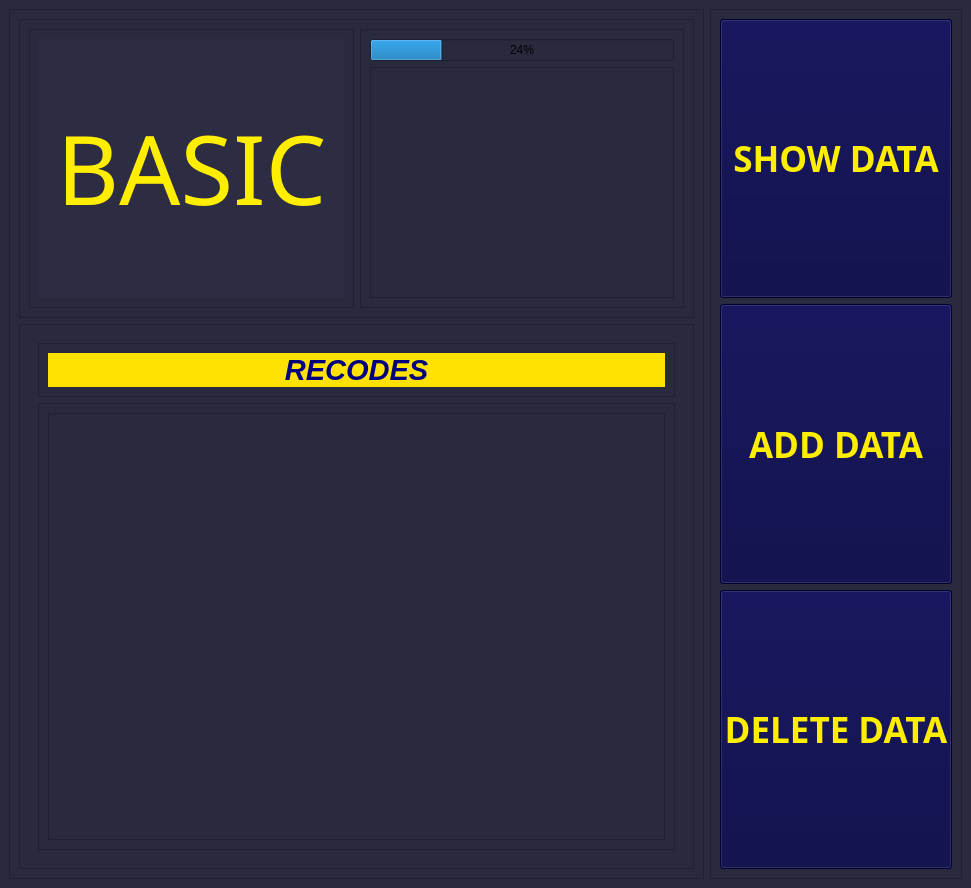
<?xml version="1.0" encoding="UTF-8"?>
<ui version="4.0">
 <class>app</class>
 <widget class="QMainWindow" name="app">
  <property name="geometry">
   <rect>
    <x>0</x>
    <y>0</y>
    <width>971</width>
    <height>888</height>
   </rect>
  </property>
  <property name="windowTitle">
   <string>app</string>
  </property>
  <property name="styleSheet">
   <string notr="true">background-color: rgb(42, 42, 62);</string>
  </property>
  <widget class="QWidget" name="centralwidget">
   <layout class="QHBoxLayout" name="horizontalLayout" stretch="3,1">
    <item>
     <widget class="QFrame" name="frame">
      <property name="frameShape">
       <enum>QFrame::Shape::StyledPanel</enum>
      </property>
      <property name="frameShadow">
       <enum>QFrame::Shadow::Raised</enum>
      </property>
      <layout class="QVBoxLayout" name="verticalLayout" stretch="1,3">
       <item>
        <widget class="QFrame" name="frame_3">
         <property name="frameShape">
          <enum>QFrame::Shape::StyledPanel</enum>
         </property>
         <property name="frameShadow">
          <enum>QFrame::Shadow::Raised</enum>
         </property>
         <layout class="QHBoxLayout" name="horizontalLayout_2" stretch="1,1">
          <item>
           <widget class="QFrame" name="frame_5">
            <property name="frameShape">
             <enum>QFrame::Shape::StyledPanel</enum>
            </property>
            <property name="frameShadow">
             <enum>QFrame::Shadow::Raised</enum>
            </property>
            <layout class="QHBoxLayout" name="horizontalLayout_3">
             <item>
              <widget class="QLabel" name="label">
               <property name="font">
                <font>
                 <family>Niagara Engraved</family>
                 <pointsize>72</pointsize>
                </font>
               </property>
               <property name="styleSheet">
                <string notr="true">background-color: rgba(46, 46, 68, 150);
color: rgb(255, 238, 0);</string>
               </property>
               <property name="text">
                <string>&lt;html&gt;&lt;head/&gt;&lt;body&gt;&lt;p align=&quot;center&quot;&gt;BASIC&lt;/p&gt;&lt;/body&gt;&lt;/html&gt;</string>
               </property>
              </widget>
             </item>
            </layout>
           </widget>
          </item>
          <item>
           <widget class="QFrame" name="frame_6">
            <property name="frameShape">
             <enum>QFrame::Shape::StyledPanel</enum>
            </property>
            <property name="frameShadow">
             <enum>QFrame::Shadow::Raised</enum>
            </property>
            <layout class="QVBoxLayout" name="verticalLayout_2">
             <item>
              <widget class="QProgressBar" name="proBar">
               <property name="value">
                <number>24</number>
               </property>
              </widget>
             </item>
             <item>
              <widget class="QGraphicsView" name="gv">
               <property name="minimumSize">
                <size>
                 <width>304</width>
                 <height>231</height>
                </size>
               </property>
              </widget>
             </item>
            </layout>
           </widget>
          </item>
         </layout>
        </widget>
       </item>
       <item>
        <widget class="QFrame" name="frame_4">
         <property name="frameShape">
          <enum>QFrame::Shape::StyledPanel</enum>
         </property>
         <property name="frameShadow">
          <enum>QFrame::Shadow::Raised</enum>
         </property>
         <layout class="QVBoxLayout" name="verticalLayout_4">
          <item>
           <widget class="QStackedWidget" name="stackedWidget">
            <property name="currentIndex">
             <number>0</number>
            </property>
            <widget class="QWidget" name="showData">
             <layout class="QVBoxLayout" name="verticalLayout_5">
              <item>
               <widget class="QFrame" name="frame_7">
                <property name="frameShape">
                 <enum>QFrame::Shape::StyledPanel</enum>
                </property>
                <property name="frameShadow">
                 <enum>QFrame::Shadow::Raised</enum>
                </property>
                <layout class="QHBoxLayout" name="horizontalLayout_9">
                 <item>
                  <widget class="QLabel" name="label_2">
                   <property name="whatsThis">
                    <string>&lt;html&gt;&lt;head/&gt;&lt;body&gt;&lt;p align=&quot;center&quot;&gt;&lt;span style=&quot; font-size:18pt; font-weight:700; font-style:italic;&quot;&gt;RECODES&lt;/span&gt;&lt;/p&gt;&lt;/body&gt;&lt;/html&gt;</string>
                   </property>
                   <property name="styleSheet">
                    <string notr="true">background-color: rgb(255, 225, 2);
color: rgb(0, 0, 127);</string>
                   </property>
                   <property name="text">
                    <string>&lt;html&gt;&lt;head/&gt;&lt;body&gt;&lt;p align=&quot;center&quot;&gt;&lt;span style=&quot; font-size:22pt; font-weight:700; font-style:italic;&quot;&gt;RECODES&lt;/span&gt;&lt;/p&gt;&lt;/body&gt;&lt;/html&gt;</string>
                   </property>
                  </widget>
                 </item>
                </layout>
               </widget>
              </item>
              <item>
               <widget class="QScrollArea" name="scrollArea">
                <property name="widgetResizable">
                 <bool>true</bool>
                </property>
                <widget class="QWidget" name="scrollAreaWidgetContents_2">
                 <property name="geometry">
                  <rect>
                   <x>0</x>
                   <y>0</y>
                   <width>609</width>
                   <height>439</height>
                  </rect>
                 </property>
                 <layout class="QHBoxLayout" name="horizontalLayout_4">
                  <item>
                   <widget class="QFrame" name="showFrame">
                    <property name="styleSheet">
                     <string notr="true">font: 22pt &quot;Impact&quot;;</string>
                    </property>
                    <property name="frameShape">
                     <enum>QFrame::Shape::StyledPanel</enum>
                    </property>
                    <property name="frameShadow">
                     <enum>QFrame::Shadow::Raised</enum>
                    </property>
                   </widget>
                  </item>
                 </layout>
                </widget>
               </widget>
              </item>
             </layout>
            </widget>
            <widget class="QWidget" name="addData">
             <layout class="QVBoxLayout" name="verticalLayout_7" stretch="1,8">
              <item>
               <widget class="QFrame" name="frame_8">
                <property name="frameShape">
                 <enum>QFrame::Shape::StyledPanel</enum>
                </property>
                <property name="frameShadow">
                 <enum>QFrame::Shadow::Raised</enum>
                </property>
                <layout class="QHBoxLayout" name="horizontalLayout_5">
                 <item>
                  <widget class="QLabel" name="label_3">
                   <property name="styleSheet">
                    <string notr="true">background-color: rgb(255, 225, 2);
color: rgb(0, 0, 127);</string>
                   </property>
                   <property name="text">
                    <string>&lt;html&gt;&lt;head/&gt;&lt;body&gt;&lt;p align=&quot;center&quot;&gt;&lt;span style=&quot; font-size:22pt; font-weight:700; font-style:italic;&quot;&gt;ADD DATA&lt;/span&gt;&lt;/p&gt;&lt;/body&gt;&lt;/html&gt;</string>
                   </property>
                  </widget>
                 </item>
                </layout>
               </widget>
              </item>
              <item>
               <widget class="QFrame" name="frame_9">
                <property name="frameShape">
                 <enum>QFrame::Shape::StyledPanel</enum>
                </property>
                <property name="frameShadow">
                 <enum>QFrame::Shadow::Raised</enum>
                </property>
                <layout class="QVBoxLayout" name="verticalLayout_8" stretch="3,1">
                 <item>
                  <widget class="QFrame" name="frame_11">
                   <property name="frameShape">
                    <enum>QFrame::Shape::StyledPanel</enum>
                   </property>
                   <property name="frameShadow">
                    <enum>QFrame::Shadow::Raised</enum>
                   </property>
                   <layout class="QVBoxLayout" name="verticalLayout_9">
                    <item>
                     <widget class="QLineEdit" name="addTitle">
                      <property name="font">
                       <font>
                        <family>MV Boli</family>
                        <pointsize>18</pointsize>
                       </font>
                      </property>
                      <property name="styleSheet">
                       <string notr="true">color: rgb(255, 218, 11);
background-color: rgba(0, 0, 127, 120);</string>
                      </property>
                      <property name="placeholderText">
                       <string>record title</string>
                      </property>
                     </widget>
                    </item>
                    <item>
                     <widget class="QPlainTextEdit" name="addDatatextBox">
                      <property name="font">
                       <font>
                        <family>MV Boli</family>
                        <pointsize>18</pointsize>
                       </font>
                      </property>
                      <property name="styleSheet">
                       <string notr="true">color: rgb(85, 255, 255);
background-color: rgba(0, 0, 127, 120);</string>
                      </property>
                      <property name="placeholderText">
                       <string>other data</string>
                      </property>
                     </widget>
                    </item>
                   </layout>
                  </widget>
                 </item>
                 <item>
                  <widget class="QFrame" name="frame_10">
                   <property name="frameShape">
                    <enum>QFrame::Shape::StyledPanel</enum>
                   </property>
                   <property name="frameShadow">
                    <enum>QFrame::Shadow::Raised</enum>
                   </property>
                   <layout class="QHBoxLayout" name="horizontalLayout_6">
                    <item>
                     <widget class="QPushButton" name="addDataBtn">
                      <property name="sizePolicy">
                       <sizepolicy hsizetype="Minimum" vsizetype="Expanding">
                        <horstretch>0</horstretch>
                        <verstretch>0</verstretch>
                       </sizepolicy>
                      </property>
                      <property name="font">
                       <font>
                        <family>Impact</family>
                        <pointsize>24</pointsize>
                       </font>
                      </property>
                      <property name="styleSheet">
                       <string notr="true">color: rgb(255, 238, 0);</string>
                      </property>
                      <property name="text">
                       <string>ENTER</string>
                      </property>
                     </widget>
                    </item>
                    <item>
                     <widget class="QPushButton" name="pushButton_2">
                      <property name="sizePolicy">
                       <sizepolicy hsizetype="Minimum" vsizetype="Expanding">
                        <horstretch>0</horstretch>
                        <verstretch>0</verstretch>
                       </sizepolicy>
                      </property>
                      <property name="font">
                       <font>
                        <family>Impact</family>
                        <pointsize>24</pointsize>
                        <bold>false</bold>
                       </font>
                      </property>
                      <property name="text">
                       <string>CLEAR</string>
                      </property>
                     </widget>
                    </item>
                   </layout>
                  </widget>
                 </item>
                </layout>
               </widget>
              </item>
             </layout>
            </widget>
            <widget class="QWidget" name="deleteData">
             <layout class="QVBoxLayout" name="verticalLayout_10" stretch="1,8">
              <item>
               <widget class="QFrame" name="frame_12">
                <property name="frameShape">
                 <enum>QFrame::Shape::StyledPanel</enum>
                </property>
                <property name="frameShadow">
                 <enum>QFrame::Shadow::Raised</enum>
                </property>
                <layout class="QHBoxLayout" name="horizontalLayout_7">
                 <item>
                  <widget class="QLabel" name="label_4">
                   <property name="styleSheet">
                    <string notr="true">background-color: rgb(255, 225, 2);
color: rgb(0, 0, 127);</string>
                   </property>
                   <property name="text">
                    <string>&lt;html&gt;&lt;head/&gt;&lt;body&gt;&lt;p align=&quot;center&quot;&gt;&lt;span style=&quot; font-size:22pt; font-weight:700; font-style:italic;&quot;&gt;DELETE DATA&lt;/span&gt;&lt;/p&gt;&lt;/body&gt;&lt;/html&gt;</string>
                   </property>
                  </widget>
                 </item>
                </layout>
               </widget>
              </item>
              <item>
               <widget class="QFrame" name="frame_13">
                <property name="frameShape">
                 <enum>QFrame::Shape::StyledPanel</enum>
                </property>
                <property name="frameShadow">
                 <enum>QFrame::Shadow::Raised</enum>
                </property>
                <layout class="QVBoxLayout" name="verticalLayout_11" stretch="3,2,2">
                 <item>
                  <widget class="QLineEdit" name="deleteRecodeId">
                   <property name="font">
                    <font>
                     <family>Rockwell</family>
                     <pointsize>24</pointsize>
                    </font>
                   </property>
                   <property name="styleSheet">
                    <string notr="true">color: rgb(255, 218, 11);
background-color: rgba(0, 0, 127, 120);</string>
                   </property>
                   <property name="placeholderText">
                    <string>record id</string>
                   </property>
                  </widget>
                 </item>
                 <item>
                  <spacer name="verticalSpacer">
                   <property name="orientation">
                    <enum>Qt::Orientation::Vertical</enum>
                   </property>
                   <property name="sizeHint" stdset="0">
                    <size>
                     <width>20</width>
                     <height>40</height>
                    </size>
                   </property>
                  </spacer>
                 </item>
                 <item>
                  <widget class="QFrame" name="frame_14">
                   <property name="frameShape">
                    <enum>QFrame::Shape::StyledPanel</enum>
                   </property>
                   <property name="frameShadow">
                    <enum>QFrame::Shadow::Raised</enum>
                   </property>
                   <layout class="QHBoxLayout" name="horizontalLayout_8">
                    <item>
                     <widget class="QPushButton" name="enterForDelete">
                      <property name="sizePolicy">
                       <sizepolicy hsizetype="Minimum" vsizetype="Expanding">
                        <horstretch>0</horstretch>
                        <verstretch>0</verstretch>
                       </sizepolicy>
                      </property>
                      <property name="font">
                       <font>
                        <family>Rockwell</family>
                        <pointsize>26</pointsize>
                        <bold>true</bold>
                       </font>
                      </property>
                      <property name="styleSheet">
                       <string notr="true">color: rgb(255, 238, 0);</string>
                      </property>
                      <property name="text">
                       <string>ENTER</string>
                      </property>
                     </widget>
                    </item>
                    <item>
                     <widget class="QPushButton" name="cl">
                      <property name="sizePolicy">
                       <sizepolicy hsizetype="Minimum" vsizetype="Expanding">
                        <horstretch>0</horstretch>
                        <verstretch>0</verstretch>
                       </sizepolicy>
                      </property>
                      <property name="font">
                       <font>
                        <family>Rockwell</family>
                        <pointsize>26</pointsize>
                        <bold>true</bold>
                       </font>
                      </property>
                      <property name="styleSheet">
                       <string notr="true"/>
                      </property>
                      <property name="text">
                       <string>CLEAR</string>
                      </property>
                     </widget>
                    </item>
                   </layout>
                  </widget>
                 </item>
                </layout>
               </widget>
              </item>
             </layout>
            </widget>
           </widget>
          </item>
         </layout>
        </widget>
       </item>
      </layout>
     </widget>
    </item>
    <item>
     <widget class="QFrame" name="frame_2">
      <property name="frameShape">
       <enum>QFrame::Shape::StyledPanel</enum>
      </property>
      <property name="frameShadow">
       <enum>QFrame::Shadow::Raised</enum>
      </property>
      <layout class="QVBoxLayout" name="verticalLayout_3">
       <item>
        <widget class="QPushButton" name="showBtn">
         <property name="sizePolicy">
          <sizepolicy hsizetype="Minimum" vsizetype="Expanding">
           <horstretch>0</horstretch>
           <verstretch>0</verstretch>
          </sizepolicy>
         </property>
         <property name="font">
          <font>
           <family>Rockwell</family>
           <pointsize>26</pointsize>
           <bold>true</bold>
          </font>
         </property>
         <property name="styleSheet">
          <string notr="true">color: rgb(255, 238, 0);
background-color: rgb(0, 0, 63);</string>
         </property>
         <property name="text">
          <string>SHOW DATA</string>
         </property>
        </widget>
       </item>
       <item>
        <widget class="QPushButton" name="addBtn">
         <property name="sizePolicy">
          <sizepolicy hsizetype="Minimum" vsizetype="Expanding">
           <horstretch>0</horstretch>
           <verstretch>0</verstretch>
          </sizepolicy>
         </property>
         <property name="font">
          <font>
           <family>Rockwell</family>
           <pointsize>26</pointsize>
           <bold>true</bold>
          </font>
         </property>
         <property name="styleSheet">
          <string notr="true">color: rgb(255, 238, 0);
background-color: rgb(0, 0, 63);</string>
         </property>
         <property name="text">
          <string>ADD DATA</string>
         </property>
        </widget>
       </item>
       <item>
        <widget class="QPushButton" name="deleteBtn">
         <property name="sizePolicy">
          <sizepolicy hsizetype="Minimum" vsizetype="Expanding">
           <horstretch>0</horstretch>
           <verstretch>0</verstretch>
          </sizepolicy>
         </property>
         <property name="font">
          <font>
           <family>Rockwell</family>
           <pointsize>26</pointsize>
           <bold>true</bold>
          </font>
         </property>
         <property name="styleSheet">
          <string notr="true">color: rgb(255, 238, 0);
background-color: rgb(0, 0, 63);</string>
         </property>
         <property name="text">
          <string>DELETE DATA</string>
         </property>
        </widget>
       </item>
      </layout>
     </widget>
    </item>
   </layout>
  </widget>
 </widget>
 <resources/>
 <connections>
  <connection>
   <sender>pushButton_2</sender>
   <signal>clicked()</signal>
   <receiver>addDatatextBox</receiver>
   <slot>clear()</slot>
   <hints>
    <hint type="sourcelabel">
     <x>579</x>
     <y>823</y>
    </hint>
    <hint type="destinationlabel">
     <x>594</x>
     <y>557</y>
    </hint>
   </hints>
  </connection>
  <connection>
   <sender>pushButton_2</sender>
   <signal>clicked()</signal>
   <receiver>addTitle</receiver>
   <slot>clear()</slot>
   <hints>
    <hint type="sourcelabel">
     <x>469</x>
     <y>799</y>
    </hint>
    <hint type="destinationlabel">
     <x>469</x>
     <y>509</y>
    </hint>
   </hints>
  </connection>
  <connection>
   <sender>cl</sender>
   <signal>clicked()</signal>
   <receiver>deleteRecodeId</receiver>
   <slot>clear()</slot>
   <hints>
    <hint type="sourcelabel">
     <x>556</x>
     <y>762</y>
    </hint>
    <hint type="destinationlabel">
     <x>571</x>
     <y>455</y>
    </hint>
   </hints>
  </connection>
 </connections>
</ui>
